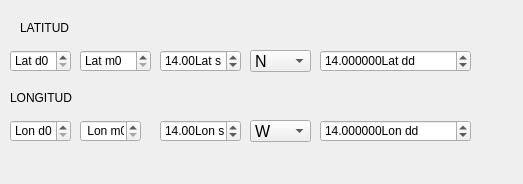
<?xml version="1.0" encoding="UTF-8"?>
<ui version="4.0">
 <class>caluladoraDialogBase</class>
 <widget class="QDialog" name="caluladoraDialogBase">
  <property name="geometry">
   <rect>
    <x>0</x>
    <y>0</y>
    <width>523</width>
    <height>184</height>
   </rect>
  </property>
  <property name="windowTitle">
   <string>calculadora de coordenadas</string>
  </property>
  <widget class="QLabel" name="label">
   <property name="geometry">
    <rect>
     <x>20</x>
     <y>20</y>
     <width>61</width>
     <height>16</height>
    </rect>
   </property>
   <property name="text">
    <string>LATITUD</string>
   </property>
  </widget>
  <widget class="QLabel" name="label_2">
   <property name="geometry">
    <rect>
     <x>10</x>
     <y>90</y>
     <width>71</width>
     <height>16</height>
    </rect>
   </property>
   <property name="text">
    <string>LONGITUD</string>
   </property>
  </widget>
  <widget class="QSpinBox" name="spbLatd">
   <property name="geometry">
    <rect>
     <x>10</x>
     <y>50</y>
     <width>61</width>
     <height>22</height>
    </rect>
   </property>
   <property name="prefix">
    <string>Lat d</string>
   </property>
   <property name="maximum">
    <number>90</number>
   </property>
  </widget>
  <widget class="QSpinBox" name="spbLatm">
   <property name="geometry">
    <rect>
     <x>80</x>
     <y>50</y>
     <width>71</width>
     <height>22</height>
    </rect>
   </property>
   <property name="prefix">
    <string>Lat m</string>
   </property>
   <property name="maximum">
    <number>59</number>
   </property>
   <property name="value">
    <number>0</number>
   </property>
  </widget>
  <widget class="QDoubleSpinBox" name="spbLats">
   <property name="geometry">
    <rect>
     <x>160</x>
     <y>50</y>
     <width>81</width>
     <height>22</height>
    </rect>
   </property>
   <property name="suffix">
    <string>Lat s</string>
   </property>
   <property name="maximum">
    <double>5999.000000000000000</double>
   </property>
   <property name="value">
    <double>14.000000000000000</double>
   </property>
  </widget>
  <widget class="QComboBox" name="cmbLat">
   <property name="geometry">
    <rect>
     <x>250</x>
     <y>50</y>
     <width>61</width>
     <height>22</height>
    </rect>
   </property>
   <property name="font">
    <font>
     <pointsize>12</pointsize>
    </font>
   </property>
   <item>
    <property name="text">
     <string>N</string>
    </property>
   </item>
   <item>
    <property name="text">
     <string>S</string>
    </property>
   </item>
  </widget>
  <widget class="QDoubleSpinBox" name="spbLatdd">
   <property name="geometry">
    <rect>
     <x>320</x>
     <y>50</y>
     <width>151</width>
     <height>22</height>
    </rect>
   </property>
   <property name="suffix">
    <string>Lat dd</string>
   </property>
   <property name="decimals">
    <number>6</number>
   </property>
   <property name="minimum">
    <double>-90.000000000000000</double>
   </property>
   <property name="maximum">
    <double>90.000000000000000</double>
   </property>
   <property name="value">
    <double>14.000000000000000</double>
   </property>
  </widget>
  <widget class="QSpinBox" name="spbLond">
   <property name="geometry">
    <rect>
     <x>10</x>
     <y>120</y>
     <width>61</width>
     <height>22</height>
    </rect>
   </property>
   <property name="prefix">
    <string>Lon d</string>
   </property>
   <property name="maximum">
    <number>180</number>
   </property>
  </widget>
  <widget class="QSpinBox" name="spbLonm">
   <property name="geometry">
    <rect>
     <x>80</x>
     <y>120</y>
     <width>61</width>
     <height>22</height>
    </rect>
   </property>
   <property name="prefix">
    <string> Lon m</string>
   </property>
   <property name="maximum">
    <number>59</number>
   </property>
  </widget>
  <widget class="QDoubleSpinBox" name="spbLons">
   <property name="geometry">
    <rect>
     <x>160</x>
     <y>120</y>
     <width>81</width>
     <height>22</height>
    </rect>
   </property>
   <property name="suffix">
    <string>Lon s</string>
   </property>
   <property name="maximum">
    <double>5999.000000000000000</double>
   </property>
   <property name="value">
    <double>14.000000000000000</double>
   </property>
  </widget>
  <widget class="QComboBox" name="cmbLon">
   <property name="geometry">
    <rect>
     <x>250</x>
     <y>120</y>
     <width>61</width>
     <height>22</height>
    </rect>
   </property>
   <property name="font">
    <font>
     <pointsize>12</pointsize>
    </font>
   </property>
   <item>
    <property name="text">
     <string>W</string>
    </property>
   </item>
   <item>
    <property name="text">
     <string>E</string>
    </property>
   </item>
  </widget>
  <widget class="QDoubleSpinBox" name="spbLondd">
   <property name="geometry">
    <rect>
     <x>320</x>
     <y>120</y>
     <width>151</width>
     <height>22</height>
    </rect>
   </property>
   <property name="suffix">
    <string>Lon dd</string>
   </property>
   <property name="decimals">
    <number>6</number>
   </property>
   <property name="minimum">
    <double>-180.000000000000000</double>
   </property>
   <property name="maximum">
    <double>180.000000000000000</double>
   </property>
   <property name="value">
    <double>14.000000000000000</double>
   </property>
  </widget>
 </widget>
 <resources/>
 <connections/>
</ui>
